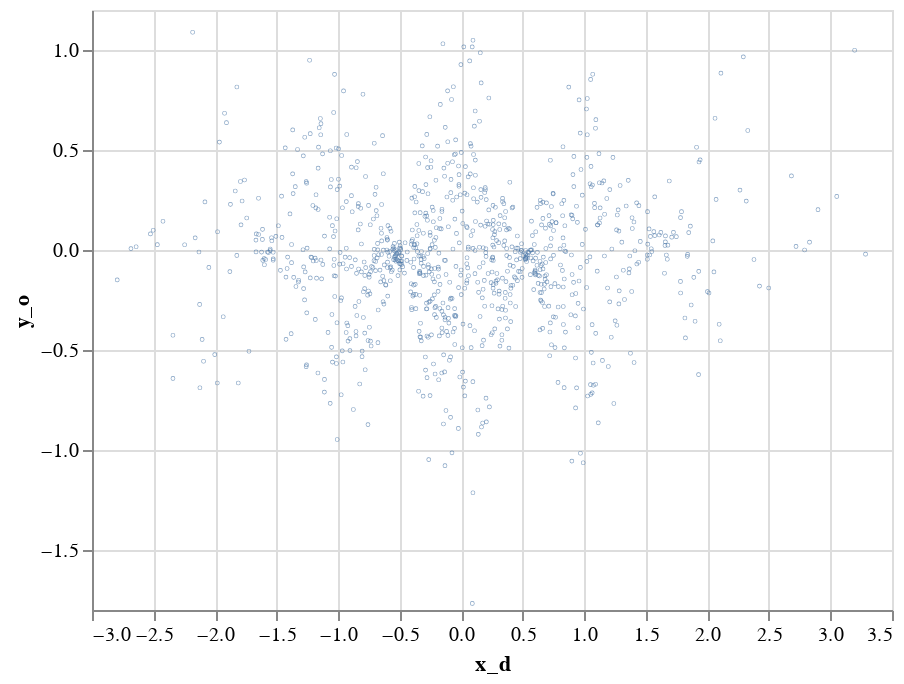

The cell this chart's notebook holds for it:
### Code cell
alt.Chart(data.sample(1000).reset_index()).mark_point(size=0.1).encode(
  x='x_d',
  y='y_o'
).interactive()

### Figure 1 — Vega-Lite specification as saved in the notebook (floating-point values rounded to 4 significant figures; data arrays with more than 128 entries replaced by an {"elided": "..."} marker saying what was removed)
{"config": {"view": {"continuousWidth": 400, "continuousHeight": 300}}, "data": {"name": "data-49f5c366c7a0e40933f3af2d67b96c3c"}, "mark": {"type": "point", "size": 0.1}, "encoding": {"x": {"type": "quantitative", "field": "x_d"}, "y": {"type": "quantitative", "field": "y_o"}}, "selection": {"selector003": {"type": "interval", "bind": "scales", "encodings": ["x", "y"]}}, "$schema": "https://vega.github.io/schema/vega-lite/v4.8.1.json", "datasets": {"data-49f5c366c7a0e40933f3af2d67b96c3c": {"elided": "1000 records"}}}
